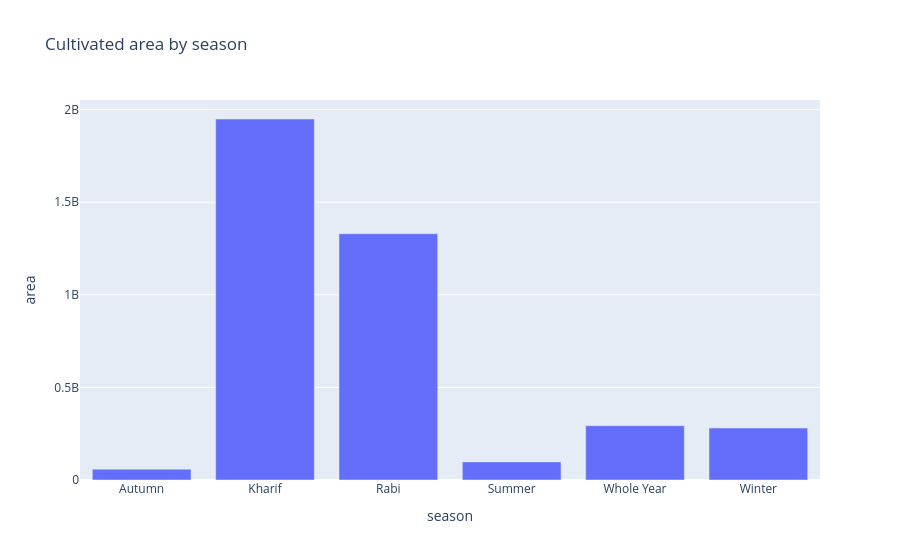

The notebook cell this image was saved under:
### Code cell
# --- Cell 6: Season-wise performance ---
s = crop.groupby("season").agg(records=("crop", "size"), area=("area", "sum"),
                               avg_yield=("yield", "median")).reset_index()
display(s)
px.bar(s, x="season", y="area", title="Cultivated area by season")

### Figure 1 — Plotly figure (JSON) as saved in the notebook; plotly's stock layout.template omitted (floating-point values rounded to 4 significant figures)
{"data": [{"hovertemplate": "season=%{x}<br>area=%{y}<extra></extra>", "legendgroup": "", "marker": {"color": "#636efa", "pattern": {"shape": ""}}, "name": "", "orientation": "v", "showlegend": false, "textposition": "auto", "type": "bar", "x": ["Autumn", "Kharif", "Rabi", "Summer", "Whole Year", "Winter"], "xaxis": "x", "y": [58680000.0, 1949000000.0, 1330000000.0, 97780000.0, 293300000.0, 280700000.0], "yaxis": "y"}], "layout": {"barmode": "relative", "legend": {"tracegroupgap": 0}, "title": {"text": "Cultivated area by season"}, "xaxis": {"anchor": "y", "domain": [0, 1], "title": {"text": "season"}}, "yaxis": {"anchor": "x", "domain": [0, 1], "title": {"text": "area"}}}}
